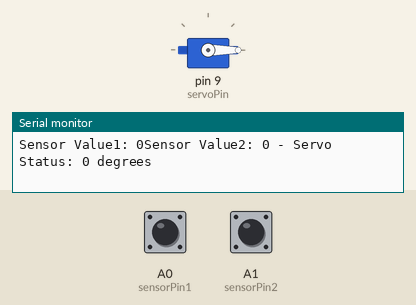
Simulated run of this sketch. Board: Arduino Uno, built with avr-gcc and run on an emulated ATmega328P. Parts: servo, the last lines printed to the serial monitor. The inputs (shaded band) are chosen by the test bench; at power-on: A0 (sensorPin1) LOW, A1 (sensorPin2) LOW.

Above: at 1.2 s.
1.3 s: A0 (sensorPin1) driven HIGH
At 2.4 s:
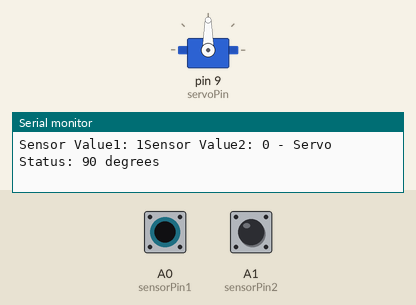
2.8 s: A0 (sensorPin1) driven LOW
At 3.2 s:
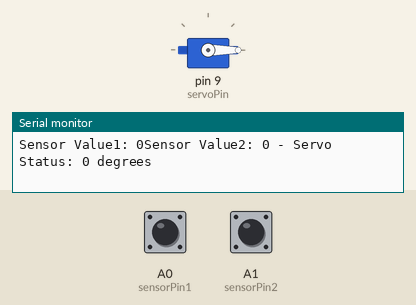
5.8 s: A1 (sensorPin2) driven HIGH
At 6.6 s:
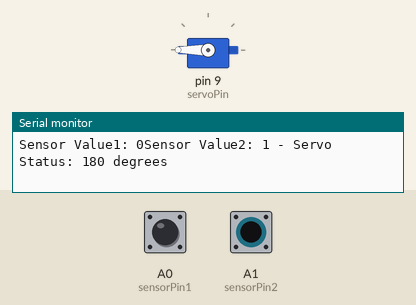
7.3 s: A1 (sensorPin2) driven LOW
At 8.2 s:
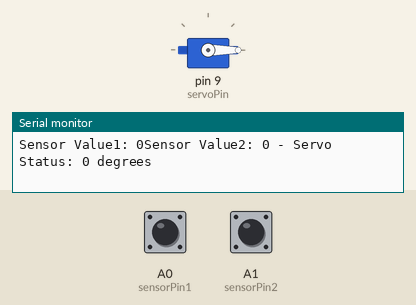
10.3 s: A0 (sensorPin1) pulsed HIGH 2 times (0.12 s each, 0.3 s apart)
At 10.57 s:
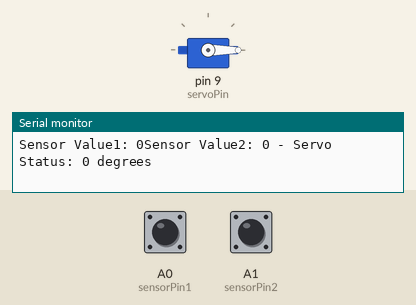
13.9 s: A1 (sensorPin2) pulsed HIGH 5 times (0.12 s each, 0.3 s apart)
At 16.7 s:
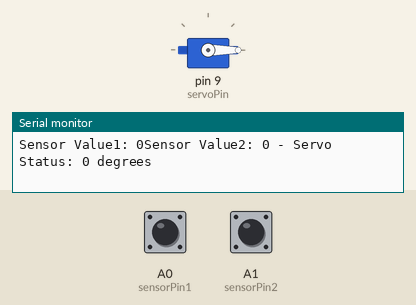
Timing chart, 0 to 18.2 s (numbered marks = the images above; inputs shaded):
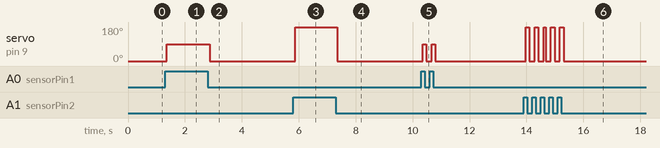

The sketch:

servo_ctrl.ino
```cpp
#include <Servo.h>

// Pin connected to digital sensor
const int sensorPin1 = A0;
const int sensorPin2 = A1;
// Pin connected to servo
const int servoPin = 9;

Servo myServo;

void setup() {
  // Initialize serial communication at 9600 bits per second:
  Serial.begin(9600);
  // Initialize the digital pin as an input.
  pinMode(sensorPin1, INPUT);
  pinMode(sensorPin2, INPUT);
  // Attach servo to the servo pin
  myServo.attach(servoPin);
}

void loop() {
  // Read the value from the sensor:
  int sensorValue1 = digitalRead(sensorPin1);
  int sensorValue2 = digitalRead(sensorPin2);

  // Print the sensor value and servo status to the serial monitor:
  Serial.print("Sensor Value1: ");
  Serial.print(sensorValue1);
  Serial.print("Sensor Value2: ");
  Serial.print(sensorValue2);
  Serial.print(" - Servo Status: ");

  // Check the sensor value:
  if (sensorValue1 == HIGH) {
    // If sensor reads '1', turn servo to 90 degrees and print status:
    myServo.write(90);
    Serial.println("90 degrees");
  } else if (sensorValue2 == HIGH) {
    // If sensor reads '1', turn servo to 90 degrees and print status:
    myServo.write(180);
    Serial.println("180 degrees");
  } else {
    // If sensor reads '0', turn servo to 0 degrees and print status:
    myServo.write(0);
    Serial.println("0 degrees");
  }

  // Delay for better readability (optional)
  //delay(500);
}
```

Measured:
- after the input at 1.3 s, servo on pin 9 (servoPin): 0° → 90° after 0.06 s
- after the input at 2.8 s, servo on pin 9 (servoPin): 90° → 0° after 0.08 s
- after the input at 5.8 s, servo on pin 9 (servoPin): 0° → 180° after 0.07 s
- after the input at 7.3 s, servo on pin 9 (servoPin): 180° → 0° after 0.06 s
- after the input at 10.3 s, servo on pin 9 (servoPin): alternates 90° for 0.13 s and 0° for 0.19 s, 4 changes in all, then stays 0°, starting after 0.05 s
- after the input at 13.9 s, servo on pin 9 (servoPin): 0° → 180° after 0.08 s, → 0° 0.13 s later, → 180° 0.19 s later, → 0° 0.13 s later, … (10 changes in this stretch)
